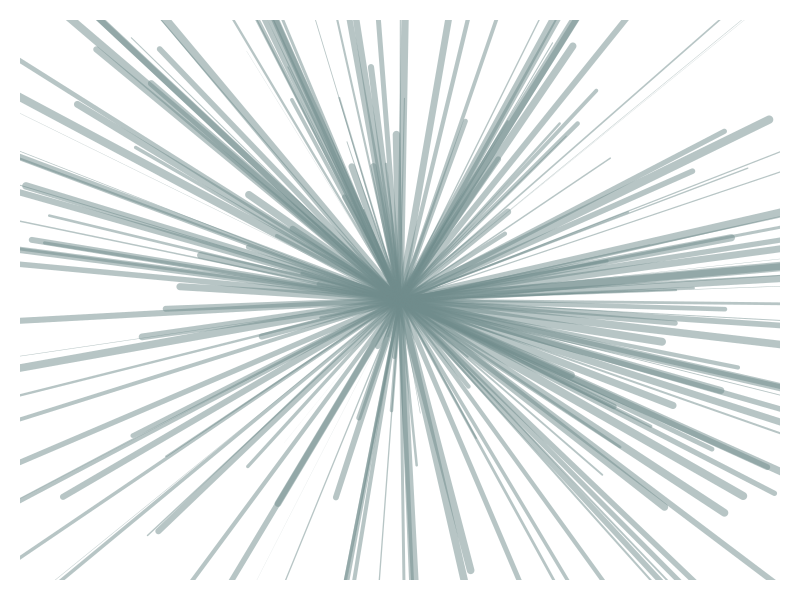
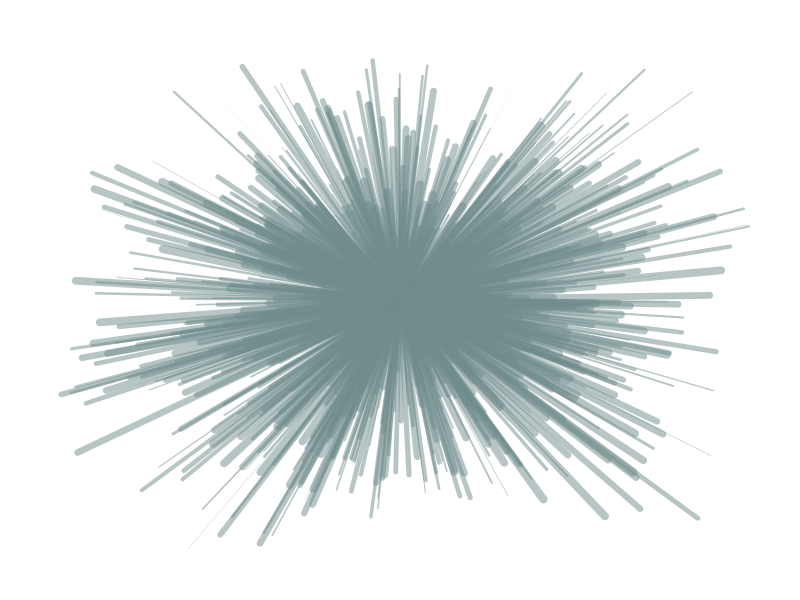
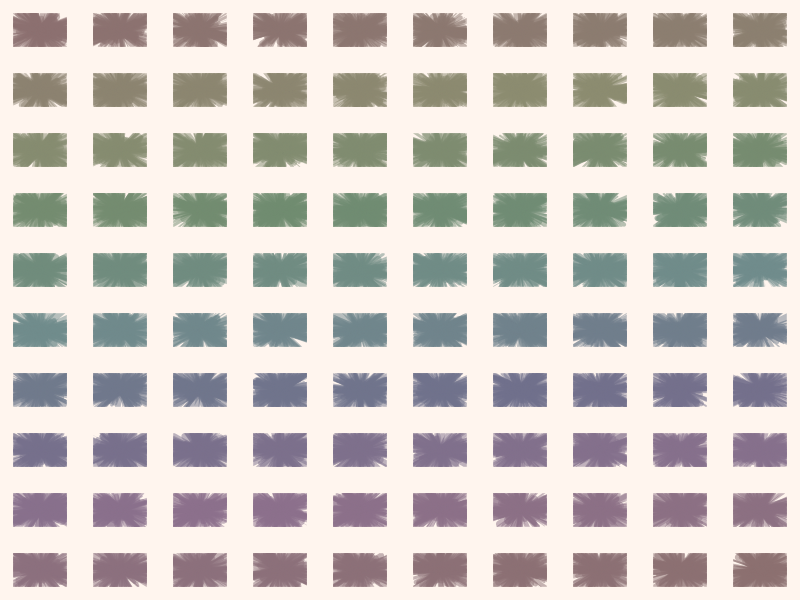
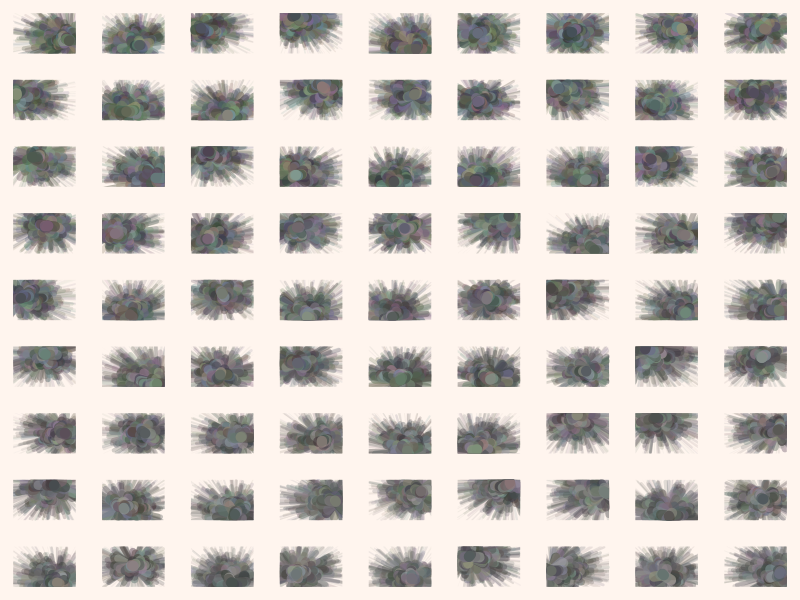
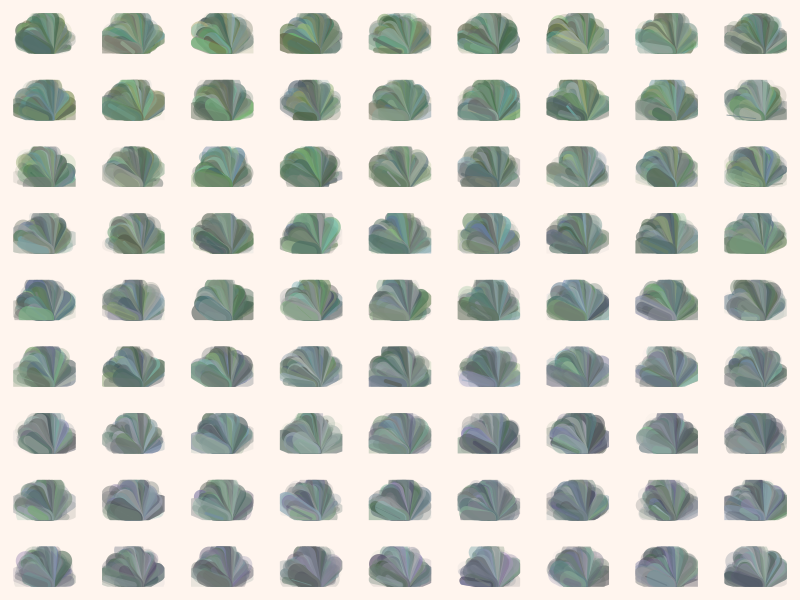
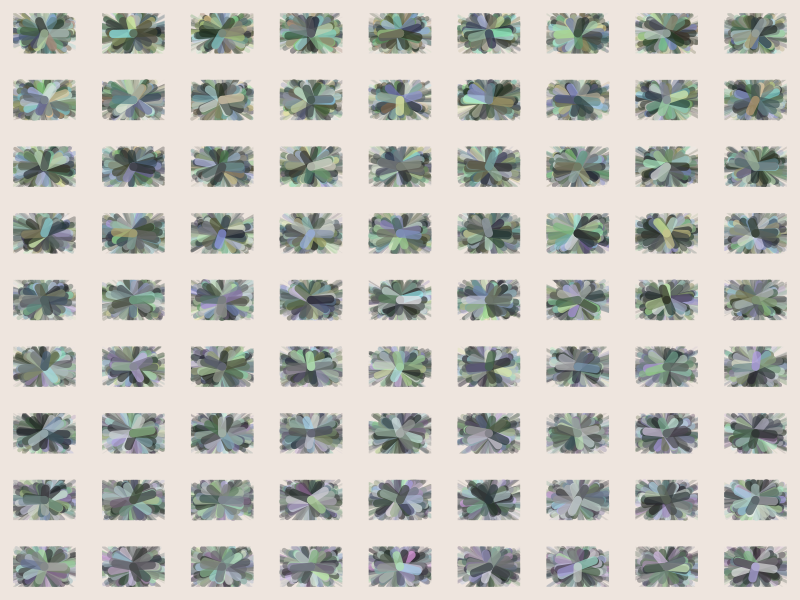

Source code (R) for these figures, in order:
library(tidyverse)
library(png)

#origin article here: http://www.r-graph-gallery.com/57-rays-abstract-painting/

# Function to create plots ------------------------------------------------

buildFan <- function(hue = 0.5, saturation = 0.20, value = 0.55, alpha = 0.5,
                     hue.range = 0, saturation.range = 0, value.range = 0, alpha.range = 0,
                     x.end = NULL, y.end = NULL, x.center = NULL, y.center = NULL,
                     random.center = FALSE, segment.width = 8, n.segments = 200,
                     depth = FALSE, rescale = FALSE){
  
  #function builds a single fan plot
  #random vectors are generated if no vectors are provided
  #hue, saturation, value, and alpha should be between 0:1
  
  # set the center points of the segments
  x.center <- if (!is.null(x.center)) x.center else if(random.center == FALSE) 0 else if(is.null(x.end)) runif(1, -1, 1) else runif(1, min(x.end), max(x.end))
  y.center <- if (!is.null(y.center)) y.center else if(random.center == FALSE) 0 else if(is.null(y.end)) runif(1, -1, 1) else runif(1, min(y.end), max(y.end))
  
  # set the end of the segments. If vectors are provided then add some randomness
  x.end <- if(is.null(x.end)) rnorm(n.segments, 0, 1) else x.end * runif(n.segments, 0.3)
  y.end <- if(is.null(y.end)) rnorm(n.segments, 0, 1) else y.end * runif(n.segments, 0.3)
  
  # set the hue, saturation, value, and alpha per segment
  generate.variables <- function(variable, variable.range){
    runif(n = n.segments,
          min = max(0, variable - variable.range),
          max = min(1, variable + variable.range))
  }
  
  h <- generate.variables(hue, hue.range)
  s <- generate.variables(saturation, saturation.range)
  v <- generate.variables(value, value.range)
  alpha <- generate.variables(alpha, alpha.range)
  
  lwd <- segment.width * runif(n.segments)
  
  if (depth) {
    # reorganize the segments to give them depth. Layer the segments by length and then increase the color strength
    # effect should be the longer ones look like they're further back, darker, less colorful, thiner
    # shorter ones will be brighter, more colorful, thicker
    
    # sort vector by eucledian distance from their center (longest first)
    vector.order <- sqrt(abs(x.end - x.center) ^ 2 + abs(y.end - y.center) ^ 2) %>% order(decreasing = TRUE)
    x.end <- x.end[vector.order]
    y.end <- y.end[vector.order]
    
    # sort the colors by strength
    # leave out hsv o there is still some color variance per plot
    # h <- sort(h)
    # s <- sort(s)
    # v <- sort(v)
    alpha <- sort(alpha)
    lwd <- sort(lwd)
  }
  
  #rescale the x, y vectors so they're between -1 and 1
  if (rescale){
    rescale.vector <- function(x){(x - min(x))/(max(x) - min(x)) * 2 - 1}
    x.end <- rescale.vector(x.end)
    y.end <- rescale.vector(y.end)
  }
  
  #set graphical parameters
  par(mar = rep(1, 4),
      bty = "n")
  
  # draw the plot template
  plot(x = 0,
       y = 0,
       xlim = c(-1, 1),
       ylim = c(-1, 1),
       type = 'n',
       xaxt = 'n',
       yaxt = 'n',
       ann = FALSE)
  
  # draw the segments
  segments(x0 = x.center,
           y0 = y.center,
           x1 = x.end,
           y1 = y.end,
           col = hsv(h = h,
                     s = s,
                     v = v,
                     alpha = alpha),
           lwd = lwd)
}


# function wraps around buildFan to automate the printing of multiple plots ----------------------------------------------------

printFans <- function(hsv.array = seq(0, 1, length.out = 100), filename = "fans.png",
                      output.image.width = 4608, output.image.height = 2880, background = "seashell", ...){
  
  # function automates the printing and saving of buildFan
  # hsv.array is the array colors to map the buildFan function over. If only one vector is provided then it is
  # assumed to be hue. If two, then hue and saturation. If three, hue then saturation then value
  # length / nrow of hsv.array determines how many plots there will be
  # n.segments is number of segments per plot
  
  # n.plots is the number of plots to be printed determined by the length/nrow of hsv.array
  n.plots <- if (!is.null(nrow(hsv.array))) nrow(hsv.array) else length(hsv.array)
  
  if (sqrt(n.plots) %% 1 != 0) stop("Square root of the number of plots must be a whole number.")
  
  # set where to save
  png(filename = filename,
      width = output.image.width,
      height = output.image.height)
    
  # set graphical parameters
  par(bg = background,
      mar = rep(2, 4),
      mfrow = c(sqrt(n.plots), sqrt(n.plots)),
      bty = "n")
  
  #ensure hsv list to map over is dataframe and rename columns
  hsv.array <- as.data.frame(hsv.array)
  names(hsv.array) <- c("hue", "saturation", "value")[1:ncol(hsv.array)]
  
  # run the function over the hsv.array, saves plots
  pwalk(hsv.array, buildFan, ...)
  
  # reset graphics
  invisible(dev.off())
  
}

# test the fan functions --------------------------------------------------

# build a single fan
buildFan()

# build a panel of fans and save it
printFans()


# build different designs -------------------------------------------------

#random
buildFan(n.segments = 1000,
         x.end = runif(1000, -1, 1),
         y.end = runif(1000, -1, 1),
         x.center = rep(0, 1000),
         y.center = rep(0, 1000))

# define the colors to map the function over
n.plots <- 9^2
hues <- tibble(hue = seq(0.35, 0.55, length = n.plots),
               saturation = seq(0.25, 0.1, length = n.plots))

# specific colors with random segments
printFans(hsv.array = hues,
          n.segments = 250,
          depth = TRUE,
          hue.range = 0.5,
          saturation.range = 0.10,
          value = 0.45,
          value.range = 0.20,
          alpha = 0.3,
          alpha.range = 0.30,
          segment.width = 10,
          random.center = TRUE)

# semi circle
n.segments <- 150
base.vector <- seq(0, pi, length = n.segments)
x.vector <- cos(base.vector)
y.vector <- sin(base.vector) * 2 - 1
printFans(hsv.array = hues,
          n.segments = n.segments,
          x.end = x.vector,
          y.end = y.vector,
          x.center = 0,
          y.center = -1,
          hue.range = 0.20,
          saturation.range = 0.20,
          value.range = 0.20,
          alpha.range = 0.40,
          alpha = 0.3,
          segment.width = 20)

# circle
n.segments <- 200
base.vector <- seq(0, pi*2, length = n.segments)
x.vector <- cos(base.vector) * 2
y.vector <- sin(base.vector) * 2
printFans(hsv.array = hues,
          n.segments = n.segments,
          x.end = x.vector,
          y.end = y.vector,
          hue.range = 0.30,
          saturation.range = 0.20,
          value.range = 0.40,
          alpha.range = 0.40,
          alpha = 0.3,
          output.image.width = 2500,
          output.image.height = 2500,
          depth = TRUE,
          background = "seashell2")
